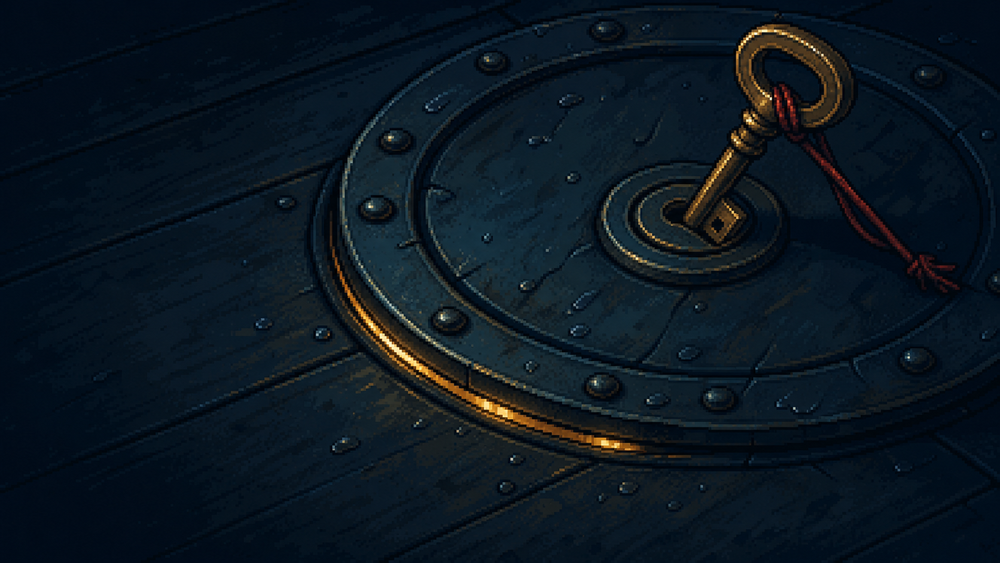
#> input picture StoryForge/assets/signal-before-dawn-slice/sources/hatch_key_source_v1.png, 1000 x 563 px, shrunk from 1672 x 941 before the run
$ python -i wscvn_sprite_family.py   (imports and definitions only)
#> lines starting #> are read from the running program, lines starting #| are printed output that depends on the picture
#> further down, picture is the input picture: PIL image 1000x563 RGB; mean R, G, B 11.4, 23, 32.7
#!/usr/bin/env python3
from __future__ import annotations

from collections import Counter, deque
from collections.abc import Iterable

from PIL import Image, ImageDraw


Box = tuple[int, int, int, int]

DEFAULT_TALK_REGIONS: tuple[Box, ...] = ((38, 56, 59, 72),)
DEFAULT_BLINK_REGIONS: tuple[Box, ...] = (
    (28, 38, 45, 53),
    (51, 38, 68, 53),
)

# These are deliberately smaller than DEFAULT_BLINK_REGIONS. They cover the
# eye apertures without reaching eyebrows, glasses rims, hair, or the nose.
DEFAULT_HUMAN_EYE_REGIONS: tuple[Box, ...] = (
    (28, 37, 43, 51),
    (53, 37, 68, 51),
)


def snap_channel(value: int) -> int:
    return max(0, min(255, round(value / 17) * 17))


def quantize_master(image: Image.Image, colors: int = 15) -> Image.Image:
#> called with colors = 15
    rgba = image.convert("RGBA")
    alpha = rgba.getchannel("A").point(lambda value: 255 if int(value) >= 96 else 0)
#> alpha: PIL image 1000x563 L; every value is 255
    matte = Image.new("RGB", rgba.size, (0, 0, 0))
#> matte: PIL image 1000x563 RGB; every value is 0
    matte.paste(rgba.convert("RGB"), mask=alpha)
    quantized = matte.quantize(colors=colors, dither=Image.Dither.NONE).convert("RGB")
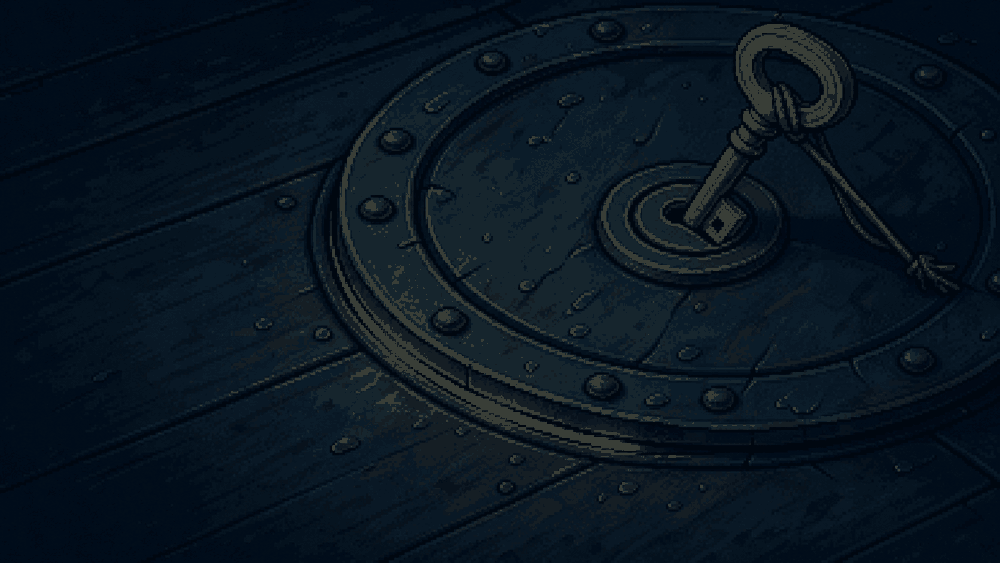
#> quantized: PIL image 1000x563 RGB; mean R, G, B 9.6, 22, 32.6
    quantized = quantized.point(lambda value: snap_channel(int(value)))
    out = quantized.convert("RGBA")
    out.putalpha(alpha)
    return out


# [29 lines left out: functions visible_palette, nearest_color, _clamp_box, not called in this run]


def _luma(color: tuple[int, int, int]) -> float:
    return color[0] * 0.2126 + color[1] * 0.7152 + color[2] * 0.0722


# [329 lines left out: functions _most_common_opaque_color, derive_human_blink, derive_mechanical_blink, derive_mechanical_talk, _derive_mechanical_component_frame, copy_regions_with_locked_palette and 1 more, not called in this run]

>>> from PIL import Image
>>> picture = Image.open('../assets/signal-before-dawn-slice/sources/hatch_key_source_v1.png')
>>> result = quantize_master(picture)

$ run again, on StoryForge/assets/signal-before-dawn-slice/sources/latest_imagegen_contact.png
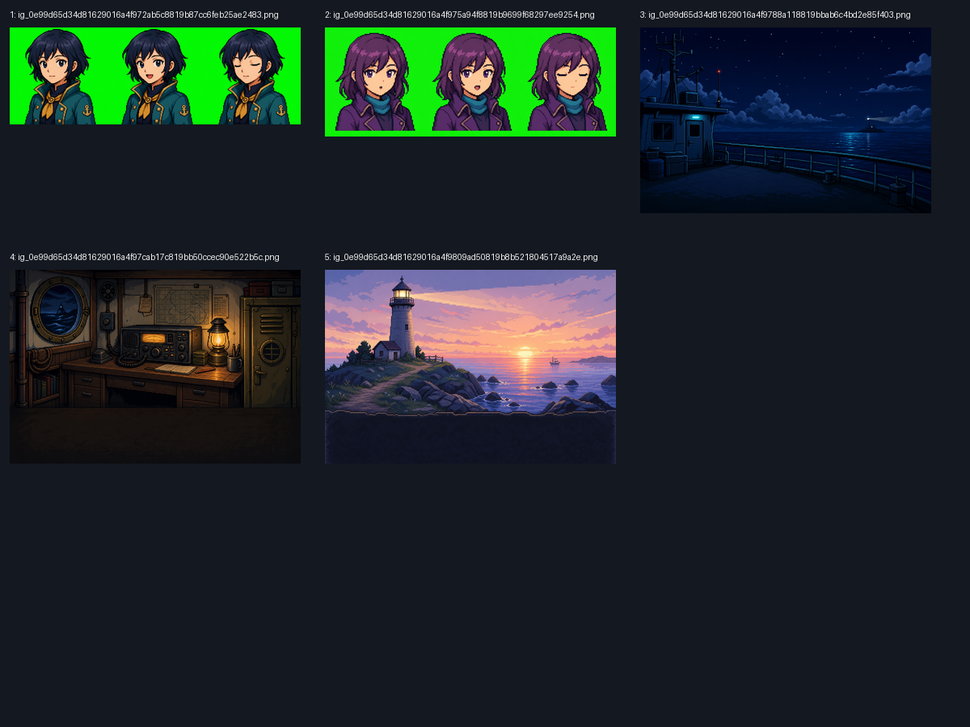
#> input picture StoryForge/assets/signal-before-dawn-slice/sources/latest_imagegen_contact.png, 970 x 727 px, shrunk from 1200 x 900 before the run
#> picture is the input picture: PIL image 970x727 RGB; mean R, G, B 30.1, 39.8, 40.5
#> alpha: PIL image 970x727 L; every value is 255
#> matte: PIL image 970x727 RGB; every value is 0
#> in quantize_master, `quantized = matte.quantize(colors=colors, dither=Image.Dither.NONE).co..`:
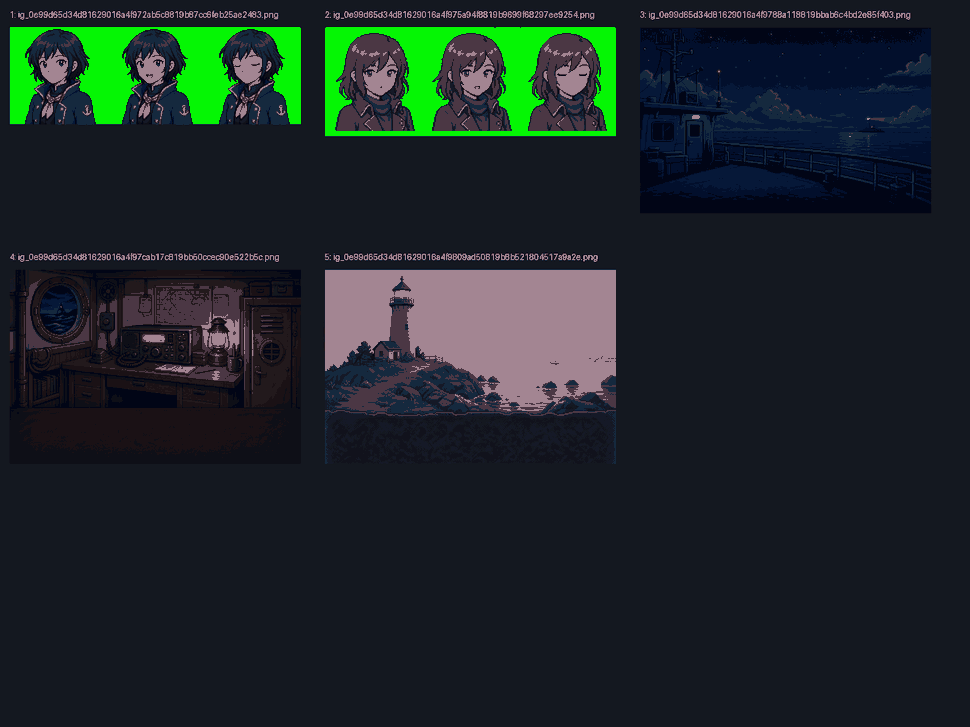
#> quantized: PIL image 970x727 RGB; mean R, G, B 28.3, 38.9, 39.5
